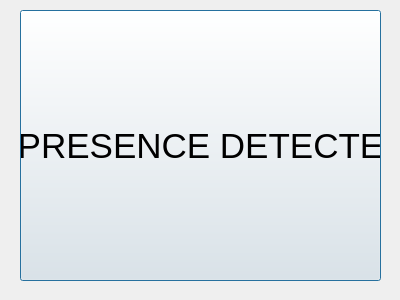
<?xml version="1.0" encoding="UTF-8"?>
<ui version="4.0">
 <class>DetecteurTemporise</class>
 <widget class="QDialog" name="DetecteurTemporise">
  <property name="geometry">
   <rect>
    <x>0</x>
    <y>0</y>
    <width>400</width>
    <height>300</height>
   </rect>
  </property>
  <property name="windowTitle">
   <string>Dialog</string>
  </property>
  <widget class="QPushButton" name="pushButton">
   <property name="geometry">
    <rect>
     <x>20</x>
     <y>10</y>
     <width>361</width>
     <height>271</height>
    </rect>
   </property>
   <property name="font">
    <font>
     <pointsize>26</pointsize>
    </font>
   </property>
   <property name="text">
    <string>PRESENCE DETECTE</string>
   </property>
  </widget>
 </widget>
 <resources/>
 <connections/>
</ui>
